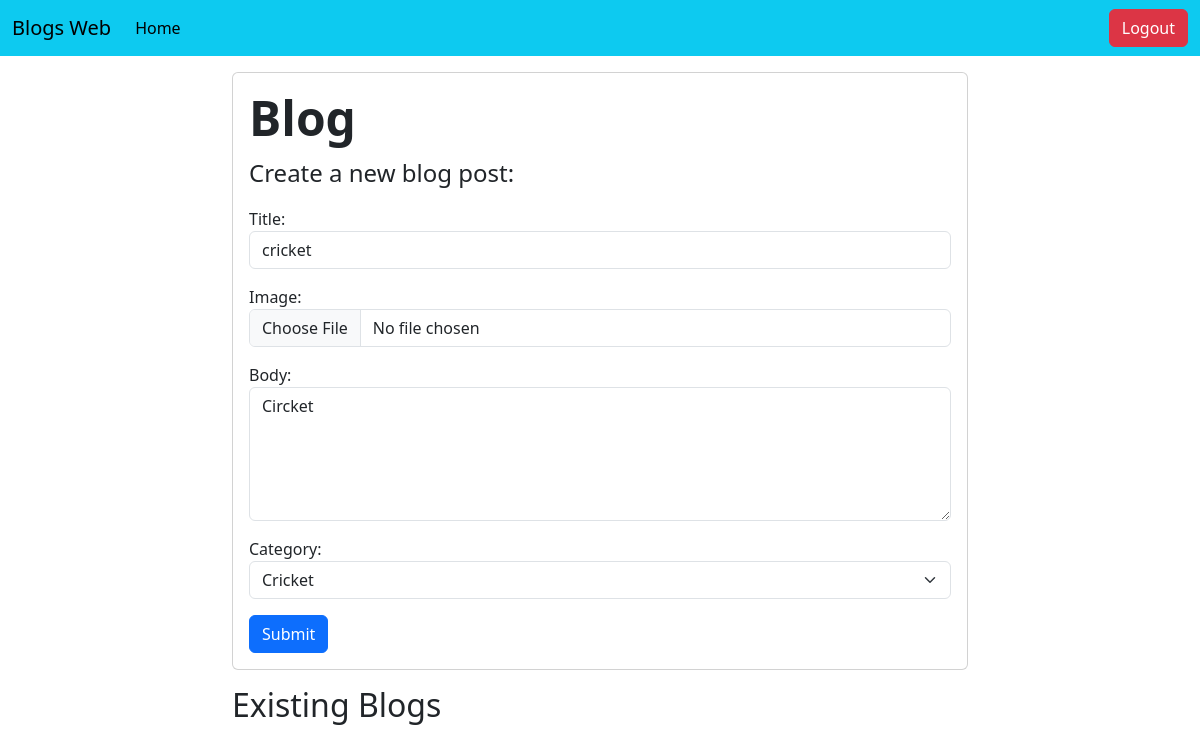
The app's page /edit/20/ (signed in) with its own data.
### blog/models.py (models this page shows, shortened)
class Blog(models.Model):
    title = models.CharField(max_length=255, null=True)
    body = models.TextField(null=True)
    created_on = models.DateTimeField(auto_now_add=True, null=True)
    created_by = models.ForeignKey(User, on_delete=models.CASCADE, null=True, blank=True, related_name="blogs")
    last_modified = models.DateTimeField(auto_now=True,null=True)
    category = models.ForeignKey(Category, on_delete=models.CASCADE, related_name="blogs", null=True)
    image = models.ImageField(upload_to='', null=True, blank=True)

### blog/views.py (the view)
# urls.py: path('edit/<int:blog_id>/', views.edit, name='edit'),
def edit(request, blog_id):
    if request.user.is_superuser:
        blog = get_object_or_404(Blog, pk=blog_id)
    else:
        blog = get_object_or_404(Blog, pk=blog_id, created_by=request.user)
    if request.method == 'POST':
        form = BlogForm(request.POST, request.FILES, instance=blog)
        if form.is_valid():
            form.save()
            messages.success(request, "Blog post updated successfully!")
            return redirect('home')
        else:
            messages.error(request, "Please correct the errors below.")
    else:
        form = BlogForm(instance=blog)
    return render(request, 'edit.html', {'form': form, 'blog': blog})

### blog/forms.py
class BlogForm(forms.ModelForm):
    class Meta:
        model = Blog
        fields = ['title', 'image', 'body', 'category']
        widgets = {
            'title': forms.TextInput(attrs={'class': 'form-control'}),
            'image': forms.FileInput(attrs={'class': 'form-control'}),
            'body': forms.Textarea(attrs={'class': 'form-control', 'rows': 5}),
            'category': forms.Select(attrs={'class': 'form-select'})
        }

### blog/models.py (called while the page is built)
    def __str__(self):
        return self.name

### templates/edit.html (shortened to what this page needs)
{% extends 'home.html' %}
{% load static %}

### templates/home.html (shortened to what this page needs)
{% include 'navbar.html' %}
<!doctype html>
<html lang="en">
<head>
    <link href="https://cdn.jsdelivr.net/npm/bootstrap@5.3.3/dist/css/bootstrap.min.css" rel="stylesheet"
>
</head>
<body>
    <div class="container">
        <div class="row justify-content-center">
            <div class="col-md-8">
                <div class="card mb-3">
                    <div class="card-body">
                        <h1 class="display-5 fw-bold">Blog</h1>
                        <p class="col-md-8 fs-4">Create a new blog post:</p>
                        <form method="post" enctype="multipart/form-data">
                            {{ form.as_p }}
                            <button type="submit" class="btn btn-primary">Submit</button>
                        </form>
                    </div>
                </div>
            </div>
          </div>
          <div class="row justify-content-center">
            <div class="col-md-8">
                <h2>Existing Blogs</h2>
            </div>
          </div>
        </div>
</body>
</html>

### records on screen
Blog: title "cricket", body "Circket", category "Cricket"
